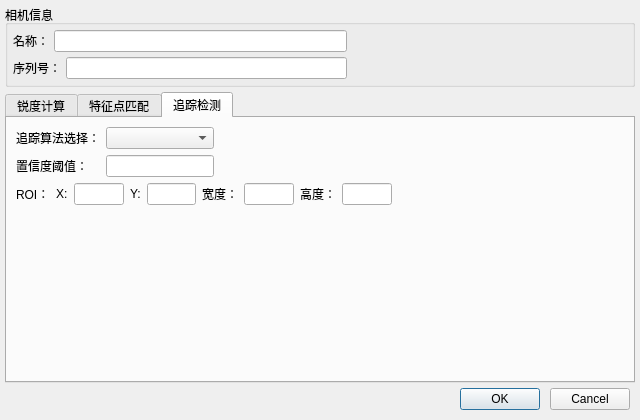
<?xml version="1.0" encoding="UTF-8"?>
<ui version="4.0">
 <class>SettingsDialog</class>
 <widget class="QDialog" name="SettingsDialog">
  <property name="geometry">
   <rect>
    <x>0</x>
    <y>0</y>
    <width>640</width>
    <height>420</height>
   </rect>
  </property>
  <property name="minimumSize">
   <size>
    <width>640</width>
    <height>420</height>
   </size>
  </property>
  <property name="maximumSize">
   <size>
    <width>640</width>
    <height>420</height>
   </size>
  </property>
  <property name="baseSize">
   <size>
    <width>640</width>
    <height>420</height>
   </size>
  </property>
  <property name="windowTitle">
   <string>参数设置</string>
  </property>
  <layout class="QVBoxLayout" name="verticalLayout">
   <property name="spacing">
    <number>5</number>
   </property>
   <property name="leftMargin">
    <number>5</number>
   </property>
   <property name="topMargin">
    <number>5</number>
   </property>
   <property name="rightMargin">
    <number>5</number>
   </property>
   <property name="bottomMargin">
    <number>5</number>
   </property>
   <item>
    <widget class="QGroupBox" name="groupBox">
     <property name="title">
      <string>相机信息</string>
     </property>
     <layout class="QGridLayout" name="gridLayout" columnstretch="0,0,0,0">
      <property name="leftMargin">
       <number>5</number>
      </property>
      <property name="topMargin">
       <number>5</number>
      </property>
      <property name="rightMargin">
       <number>5</number>
      </property>
      <property name="bottomMargin">
       <number>5</number>
      </property>
      <property name="spacing">
       <number>5</number>
      </property>
      <item row="1" column="0" colspan="2">
       <widget class="QLabel" name="label_2">
        <property name="text">
         <string>序列号：</string>
        </property>
       </widget>
      </item>
      <item row="0" column="0">
       <widget class="QLabel" name="label">
        <property name="text">
         <string>名称：</string>
        </property>
       </widget>
      </item>
      <item row="1" column="2">
       <widget class="QLineEdit" name="lineEditSerialNumber">
        <property name="readOnly">
         <bool>true</bool>
        </property>
       </widget>
      </item>
      <item row="1" column="3">
       <spacer name="horizontalSpacer_3">
        <property name="orientation">
         <enum>Qt::Horizontal</enum>
        </property>
        <property name="sizeHint" stdset="0">
         <size>
          <width>277</width>
          <height>20</height>
         </size>
        </property>
       </spacer>
      </item>
      <item row="0" column="1" colspan="2">
       <widget class="QLineEdit" name="lineEditName">
        <property name="readOnly">
         <bool>true</bool>
        </property>
       </widget>
      </item>
      <item row="0" column="3">
       <spacer name="horizontalSpacer_2">
        <property name="orientation">
         <enum>Qt::Horizontal</enum>
        </property>
        <property name="sizeHint" stdset="0">
         <size>
          <width>277</width>
          <height>20</height>
         </size>
        </property>
       </spacer>
      </item>
     </layout>
    </widget>
   </item>
   <item>
    <widget class="QTabWidget" name="tabWidget">
     <property name="currentIndex">
      <number>2</number>
     </property>
     <widget class="QWidget" name="tabSharpness">
      <attribute name="title">
       <string>锐度计算</string>
      </attribute>
      <layout class="QHBoxLayout" name="horizontalLayout_2" stretch="0,1">
       <item>
        <layout class="QVBoxLayout" name="verticalLayout_2" stretch="0,1">
         <item>
          <layout class="QFormLayout" name="formLayout">
           <item row="0" column="0">
            <widget class="QLabel" name="label_3">
             <property name="text">
              <string>计算方式：</string>
             </property>
            </widget>
           </item>
           <item row="0" column="1">
            <widget class="QComboBox" name="cmBoxSharpnessAlgorithm">
             <property name="toolTip">
              <string/>
             </property>
            </widget>
           </item>
           <item row="1" column="0">
            <widget class="QLabel" name="label_4">
             <property name="text">
              <string>卷积核：</string>
             </property>
            </widget>
           </item>
           <item row="1" column="1">
            <widget class="QComboBox" name="cmBoxSharpnessKernel">
             <property name="toolTip">
              <string/>
             </property>
            </widget>
           </item>
           <item row="2" column="0">
            <widget class="QLabel" name="label_5">
             <property name="text">
              <string>模糊阈值：</string>
             </property>
            </widget>
           </item>
           <item row="2" column="1">
            <widget class="QLineEdit" name="lineEditSharpnessThreshold"/>
           </item>
           <item row="3" column="0">
            <spacer name="horizontalSpacer_8">
             <property name="orientation">
              <enum>Qt::Horizontal</enum>
             </property>
             <property name="sizeHint" stdset="0">
              <size>
               <width>40</width>
               <height>20</height>
              </size>
             </property>
            </spacer>
           </item>
           <item row="3" column="1">
            <widget class="QCheckBox" name="checkBoxSharpnessByGray">
             <property name="layoutDirection">
              <enum>Qt::LeftToRight</enum>
             </property>
             <property name="text">
              <string>灰度化</string>
             </property>
            </widget>
           </item>
          </layout>
         </item>
         <item>
          <spacer name="verticalSpacer">
           <property name="orientation">
            <enum>Qt::Vertical</enum>
           </property>
           <property name="sizeHint" stdset="0">
            <size>
             <width>20</width>
             <height>40</height>
            </size>
           </property>
          </spacer>
         </item>
        </layout>
       </item>
       <item>
        <spacer name="horizontalSpacer_4">
         <property name="orientation">
          <enum>Qt::Horizontal</enum>
         </property>
         <property name="sizeHint" stdset="0">
          <size>
           <width>395</width>
           <height>20</height>
          </size>
         </property>
        </spacer>
       </item>
      </layout>
     </widget>
     <widget class="QWidget" name="tabFeaturesMatch">
      <attribute name="title">
       <string>特征点匹配</string>
      </attribute>
      <layout class="QHBoxLayout" name="horizontalLayout_3" stretch="0,1">
       <item>
        <layout class="QVBoxLayout" name="verticalLayout_3">
         <item>
          <layout class="QFormLayout" name="formLayout_2">
           <item row="0" column="0">
            <widget class="QLabel" name="label_6">
             <property name="text">
              <string>特征提取算法：</string>
             </property>
            </widget>
           </item>
           <item row="0" column="1">
            <widget class="QComboBox" name="cmBoxFMAlgorithm"/>
           </item>
           <item row="1" column="0">
            <widget class="QLabel" name="label_7">
             <property name="text">
              <string>最大特征点数：</string>
             </property>
            </widget>
           </item>
           <item row="1" column="1">
            <widget class="QLineEdit" name="lineEditFMFeatureNum"/>
           </item>
           <item row="2" column="0">
            <widget class="QLabel" name="label_8">
             <property name="text">
              <string>匹配阈值：</string>
             </property>
            </widget>
           </item>
           <item row="2" column="1">
            <widget class="QLineEdit" name="lineEditFMMatchThreshold"/>
           </item>
           <item row="3" column="0">
            <widget class="QLabel" name="label_9">
             <property name="text">
              <string>匹配算法选择：</string>
             </property>
            </widget>
           </item>
           <item row="3" column="1">
            <widget class="QComboBox" name="cmBoxFMMatch"/>
           </item>
           <item row="4" column="0">
            <widget class="QLabel" name="label_10">
             <property name="text">
              <string>金字塔层数：</string>
             </property>
            </widget>
           </item>
           <item row="4" column="1">
            <widget class="QLineEdit" name="lineEditPyramidLayers"/>
           </item>
          </layout>
         </item>
         <item>
          <spacer name="verticalSpacer_2">
           <property name="orientation">
            <enum>Qt::Vertical</enum>
           </property>
           <property name="sizeHint" stdset="0">
            <size>
             <width>20</width>
             <height>40</height>
            </size>
           </property>
          </spacer>
         </item>
        </layout>
       </item>
       <item>
        <spacer name="horizontalSpacer_5">
         <property name="orientation">
          <enum>Qt::Horizontal</enum>
         </property>
         <property name="sizeType">
          <enum>QSizePolicy::Fixed</enum>
         </property>
         <property name="sizeHint" stdset="0">
          <size>
           <width>371</width>
           <height>20</height>
          </size>
         </property>
        </spacer>
       </item>
      </layout>
     </widget>
     <widget class="QWidget" name="tabDetected">
      <attribute name="title">
       <string>追踪检测</string>
      </attribute>
      <layout class="QHBoxLayout" name="horizontalLayout_6">
       <item>
        <layout class="QVBoxLayout" name="verticalLayout_5">
         <item>
          <layout class="QVBoxLayout" name="verticalLayout_4">
           <item>
            <layout class="QHBoxLayout" name="horizontalLayout_5">
             <item>
              <layout class="QFormLayout" name="formLayout_3">
               <item row="0" column="0">
                <widget class="QLabel" name="label_11">
                 <property name="text">
                  <string>追踪算法选择：</string>
                 </property>
                </widget>
               </item>
               <item row="0" column="1">
                <widget class="QComboBox" name="cmBoxDetectAlgorithm"/>
               </item>
               <item row="1" column="0">
                <widget class="QLabel" name="label_17">
                 <property name="text">
                  <string>置信度阈值：</string>
                 </property>
                </widget>
               </item>
               <item row="1" column="1">
                <widget class="QLineEdit" name="lineEditDetectThreshold"/>
               </item>
              </layout>
             </item>
             <item>
              <spacer name="horizontalSpacer_7">
               <property name="orientation">
                <enum>Qt::Horizontal</enum>
               </property>
               <property name="sizeHint" stdset="0">
                <size>
                 <width>40</width>
                 <height>20</height>
                </size>
               </property>
              </spacer>
             </item>
            </layout>
           </item>
           <item>
            <layout class="QHBoxLayout" name="horizontalLayout_4" stretch="0,0,0,0,0,0,0,0,0">
             <item>
              <widget class="QLabel" name="label_12">
               <property name="text">
                <string>ROI：</string>
               </property>
              </widget>
             </item>
             <item>
              <widget class="QLabel" name="label_13">
               <property name="text">
                <string>X:</string>
               </property>
              </widget>
             </item>
             <item>
              <widget class="QLineEdit" name="lineEditDetectROIX"/>
             </item>
             <item>
              <widget class="QLabel" name="label_14">
               <property name="text">
                <string>Y:</string>
               </property>
              </widget>
             </item>
             <item>
              <widget class="QLineEdit" name="lineEditDetectROIY"/>
             </item>
             <item>
              <widget class="QLabel" name="label_15">
               <property name="text">
                <string>宽度：</string>
               </property>
              </widget>
             </item>
             <item>
              <widget class="QLineEdit" name="lineEditDetectROIWidth"/>
             </item>
             <item>
              <widget class="QLabel" name="label_16">
               <property name="text">
                <string>高度：</string>
               </property>
              </widget>
             </item>
             <item>
              <widget class="QLineEdit" name="lineEditDetectROIHeight"/>
             </item>
            </layout>
           </item>
          </layout>
         </item>
         <item>
          <spacer name="verticalSpacer_3">
           <property name="orientation">
            <enum>Qt::Vertical</enum>
           </property>
           <property name="sizeHint" stdset="0">
            <size>
             <width>20</width>
             <height>40</height>
            </size>
           </property>
          </spacer>
         </item>
        </layout>
       </item>
       <item>
        <spacer name="horizontalSpacer_6">
         <property name="orientation">
          <enum>Qt::Horizontal</enum>
         </property>
         <property name="sizeType">
          <enum>QSizePolicy::Minimum</enum>
         </property>
         <property name="sizeHint" stdset="0">
          <size>
           <width>232</width>
           <height>20</height>
          </size>
         </property>
        </spacer>
       </item>
      </layout>
     </widget>
    </widget>
   </item>
   <item>
    <layout class="QHBoxLayout" name="horizontalLayout">
     <property name="spacing">
      <number>10</number>
     </property>
     <property name="rightMargin">
      <number>5</number>
     </property>
     <property name="bottomMargin">
      <number>5</number>
     </property>
     <item>
      <spacer name="horizontalSpacer">
       <property name="orientation">
        <enum>Qt::Horizontal</enum>
       </property>
       <property name="sizeHint" stdset="0">
        <size>
         <width>40</width>
         <height>20</height>
        </size>
       </property>
      </spacer>
     </item>
     <item>
      <widget class="QPushButton" name="okButton">
       <property name="text">
        <string>OK</string>
       </property>
      </widget>
     </item>
     <item>
      <widget class="QPushButton" name="cancelButton">
       <property name="text">
        <string>Cancel</string>
       </property>
      </widget>
     </item>
    </layout>
   </item>
  </layout>
 </widget>
 <resources/>
 <connections>
  <connection>
   <sender>okButton</sender>
   <signal>clicked()</signal>
   <receiver>SettingsDialog</receiver>
   <slot>accept()</slot>
   <hints>
    <hint type="sourcelabel">
     <x>278</x>
     <y>253</y>
    </hint>
    <hint type="destinationlabel">
     <x>96</x>
     <y>254</y>
    </hint>
   </hints>
  </connection>
  <connection>
   <sender>cancelButton</sender>
   <signal>clicked()</signal>
   <receiver>SettingsDialog</receiver>
   <slot>reject()</slot>
   <hints>
    <hint type="sourcelabel">
     <x>369</x>
     <y>253</y>
    </hint>
    <hint type="destinationlabel">
     <x>179</x>
     <y>282</y>
    </hint>
   </hints>
  </connection>
 </connections>
</ui>
